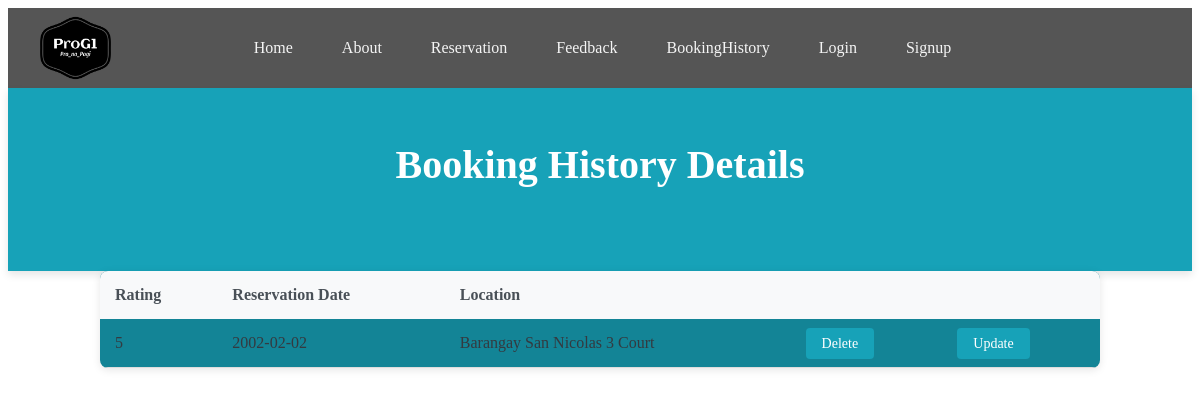
The page /bookingHistorydetail/10 on the database its author committed.
### app/models.py (models this page shows, shortened)
class BookingHistory(models.Model):
    rating = models.ForeignKey(Feedback, on_delete=models.CASCADE)
    reservation_date = models.ForeignKey(Reservation, on_delete=models.CASCADE)
    location = models.ForeignKey(Court, on_delete=models.CASCADE)

class Feedback(models.Model):
    rating = models.IntegerField(choices=[(1, '1'), (2, '2'), (3, '3'), (4, '4'), (5, '5')])
    comment = models.TextField(blank=True, null=True)
    date = models.DateField()
    def __str__(self):
        return f"{self.rating}"

class Reservation(models.Model):
    reservation_date = models.DateField()
    start_time = models.TimeField()
    end_time = models.TimeField()
    location = models.ForeignKey(Court, on_delete=models.CASCADE)
    def __str__(self):
        return f"{self.reservation_date}"

class Court(models.Model):
    court_Id = models.AutoField(primary_key=True)
    courtStatus = models.CharField(max_length=100)
    location = models.CharField(max_length=100, choices=[('Barangay San Nicolas 3 Court','Barangay San Nicolas 3 Phase 1'),('Barangay Molino 3 Court','Barangay Molino 3 Phase 2')])
    date = models.DateField()
    available = models.CharField(max_length=100, choices=[('Available','Available'),('Not Available','Not Available')])
    def __str__(self):
        return f"{self.location}"

### app/views.py (the view)
# urls.py: path('bookingHistorydetail/<int:pk>' , BookingHistoryDetailView.as_view(), name='bookingHistory_detail'),
class BookingHistoryDetailView(DetailView):
    model = BookingHistory
    context_object_name = 'bookingHistory'
    template_name = 'app/bookingHistory_detail.html'

### app/templates/app/bookingHistory_detail.html
{% extends 'app/base.html' %}
{% load static %}
{% block content %}
<div class="Heading_list">
    <h2>Booking History Details</h2>
</div>
    <table class="Body_list">
        <thead>
            <tr>
                <th>Rating</th>
                <th>Reservation Date</th>
                <th>Location</th>
                <th></th>
                <th></th>
            </tr>
        </thead>
        <tbody>
                <tr>
                    <td>{{ bookingHistory.rating }}</td>
                    <td>{{ bookingHistory.reservation_date }}</td>
                    <td>{{ bookingHistory.location }}</td>
                    <td><a href="{% url 'bookingHistory_delete' bookingHistory.pk %}">Delete</a></td>
                    <td><a href="{% url 'bookingHistory_update' bookingHistory.pk %}">Update</a></td>
                </tr>
        </tbody>
    </table>
    {% endblock content %}

### static/css/base.css (style rules this page uses)
.Heading_list { background-color:#17a2b8; color: white; padding: 20px; text-align: center; box-shadow: 0 4px 8px rgba(0, 0, 0, 0.1); }
.Heading_list h2 { font-size: 40px; padding-bottom: 30px; }
table.Body_list { width: 100%; border-collapse: collapse; margin-top: 30px; background-color:#138496; box-shadow: 0 2px 8px rgba(0, 0, 0, 0.1); border-radius: 8px; overflow: hidden; }
table.Body_list th, table.Body_list td { padding: 15px; text-align: left; }
table.Body_list th { background-color: #f8f9fa; color: #495057; font-weight: 600; }
table.Body_list td { color: #343a40; border-bottom: 1px solid #ddd; }
table.Body_list td a { padding: 8px 16px; background-color: #17a2b8; color: white; text-decoration: none; border-radius: 4px; font-size: 14px; transition: background-color 0.3s ease; }
table.Body_list { margin: 0 auto; max-width: 1000px; border-radius: 8px; margin-bottom: 30px; }

### rows shown on the page
BookingHistory: rating "5", reservation_date "2002-02-02", location "Barangay San Nicolas 3 Court"
